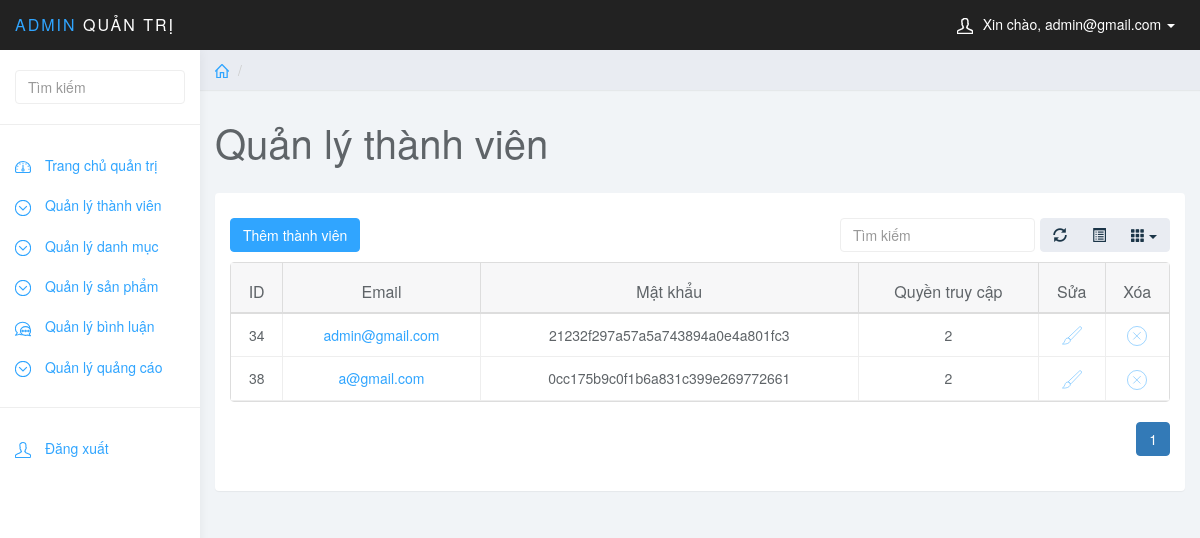
/quantri/quantri.php?page_layout=quanlytv (signed in), run on the app's committed database.
### tables this page shows
CREATE TABLE `thanhvien` (
  `id_thanhvien` int NOT NULL,
  `email` varchar(255) NOT NULL,
  `mat_khau` varchar(255) NOT NULL,
  `quyen_truy_cap` int NOT NULL
);

### quantri/chucnang/thanhvien/quanlytv.php (the view, shortened to what this page needs)
<?php
if (isset($_GET['page'])) {
    $page = $_GET['page'];
} else {
    $page = 1;
}
$rowPerPage = 5;
$perPage = $page * $rowPerPage - $rowPerPage;
$sql = "SELECT * FROM thanhvien ORDER BY id_thanhvien ASC LIMIT $perPage,$rowPerPage";
$query = mysqli_query($conn, $sql);
$totalRows = mysqli_num_rows(mysqli_query($conn, "SELECT * FROM thanhvien"));
$totalPages = ceil($totalRows / $rowPerPage);
$listPage = "";
for ($i = 1; $i <= $totalPages; $i++) {
    if ($page == $i) {
        $listPage .= '<li class="active"><a href="quantri.php?page_layout=quanlytv&page=' . $i . '">' . $i . '</a></li>';
    } else {
        $listPage .= '<li><a href="quantri.php?page_layout=quanlytv&page=' . $i . '">' . $i . '</a></li>';
    }
}
?>
<div class="row">
    <ol class="breadcrumb">
        <li><a href="quantri.php"><svg class="glyph stroked home">
                    <use xlink:href="#stroked-home"></use>
                </svg></a></li>
        <li class="active"></li>
    </ol>
</div>
<div class="row">
    <div class="col-lg-12">
        <h1 class="page-header">Quản lý thành viên</h1>
    </div>
</div>
<div class="row">
    <div class="col-lg-12">
        <div class="panel panel-default">
            <div class="panel-body" style="position: relative;">
                <a href="quantri.php?page_layout=themtv" class="btn btn-primary" style="margin: 10px 0 20px 0; position: absolute;">Thêm thành viên</a>
                <table data-toggle="table" data-show-refresh="true" data-show-toggle="true" data-show-columns="true" data-search="true" data-select-item-name="toolbar1" data-sort-name="name" data-sort-order="desc">
                    <thead>
                        <tr>
                            <th data-sortable="true">ID</th>
                            <th data-sortable="true">Email</th>
                            <th data-sortable="true">Mật khẩu</th>
                            <th data-sortable="true">Quyền truy cập</th>
                            <th data-sortable="true">Sửa</th>
                            <th data-sortable="true">Xóa</th>
                        </tr>
                    </thead>
                    <tbody>
                        <?php
                        while ($row = mysqli_fetch_array($query)) {
                        ?>
                            <tr style="height: 300px;">
                                <td data-checkbox="true"><?php echo $row['id_thanhvien']; ?></td>
                                <td data-checkbox="true"><a href="quantri.php?page_layout=suatv&id_thanhvien=<?php echo $row['id_thanhvien']; ?>"><?php echo $row['email']; ?></a></td>
                                <td data-checkbox="true"><?php echo $row['mat_khau']; ?></td>
                                <td data-sortable="true"><?php echo $row['quyen_truy_cap']; ?></td>
                                <td>
                                    <a href="quantri.php?page_layout=suatv&id_thanhvien=<?php echo $row['id_thanhvien']; ?>"><span><svg class="glyph stroked brush" style="width: 20px;height: 20px;">
                                                <use xlink:href="#stroked-brush" />
                                            </svg></span></a>
                                </td>
                                <td>
                                    <a onclick="return xoatv();" href="./chucnang/thanhvien/xoatv.php?id_thanhvien=<?php echo $row['id_thanhvien']; ?>"><span><svg class="glyph stroked cancel" style="width: 20px;height: 20px;">
                                                <use xlink:href="#stroked-cancel" />
                                            </svg></span></a>
                                </td>
                            </tr>
                        <?php
                        }
                        ?>
                    </tbody>
                </table>
                <ul class="pagination" style="float: right;">
                    <?php
                    echo $listPage;
                    ?>
                </ul>
            </div>
        </div>
    </div>
</div>

### quantri/css/styles.css (style rules this page uses)
body { background: #f1f4f7; padding-top: 50px; color: #5f6468; }
a, a:hover, a:focus { color: #30a5ff; }
h1, h2, h3, h4, h5, h6 { color: #5f6468; }
h1 { font-weight: 300; font-size: 40px; }
.btn-primary, .btn-primary:hover, .btn-primary:focus, .btn-primary:active, .btn-primary.active, .open > .dropdown-toggle.btn-primary, .btn-primary.disabled, .btn-primary[disabled], fieldset[disabled] .btn-primary, .btn-primary.disabled:hover, .btn-primary[disabled]:hover, fieldset[disabled] .btn-primary:hover, .btn-primary.disabled:focus, .btn-primary[disabled]:focus, fieldset[disabled] .btn-primary:focus, .btn-primary.disabled:active, .btn-primary[disabled]:active, fieldset[disabled] .btn-primary:active, .btn-primary.disabled.active, .btn-primary[disabled].active, fieldset[disabled] .btn-primary.active { background-color: #30a5ff; border-color: #30a5ff; }
.panel { border: 0; }
.breadcrumb { border-radius: 0; padding: 10px 15px; background: #e9ecf2; box-shadow: 0 1px 1px rgba(0, 0, 0, .05); margin: 0 ; }
h1.page-header { margin-top: 30px; border-bottom: 0; }
.table { background: #fff; }
.breadcrumb .glyph { height: 14px; width: 14px; margin: -2px 0 0 0; stroke-width: 4px; }

### data on the page
thanhvien: id_thanhvien "34", email "admin@gmail.com", mat_khau "21232f297a57a5a743894a0e4a801fc3", quyen_truy_cap "2"
thanhvien: id_thanhvien "38", email "a@gmail.com", mat_khau "0cc175b9c0f1b6a831c399e269772661", quyen_truy_cap "2"

### other printed values
$_SESSION['email'] "admin@gmail.com"
